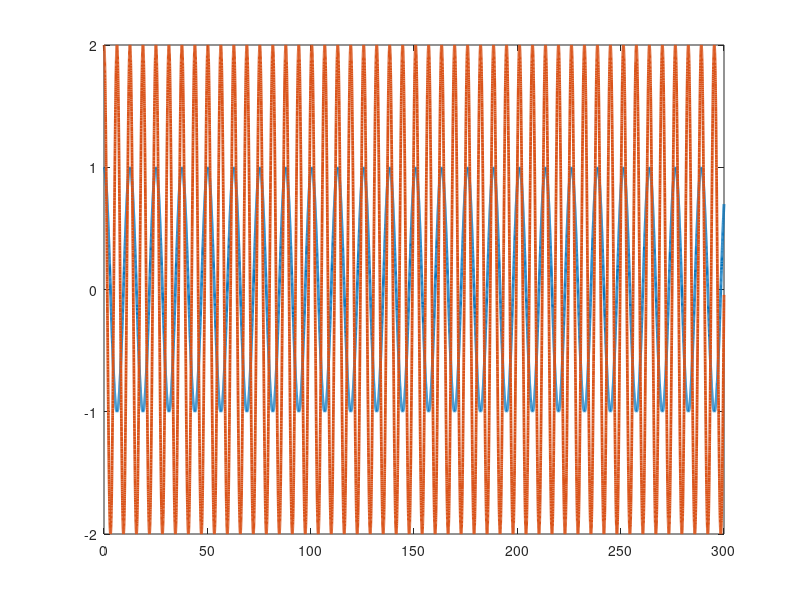

Here is the MATLAB script that generated this plot: (Note: this script raises an error after producing the figure.)
function RiseModular_0
%Set up dynamics for sim


p1       = 3.473;
p2       = 0.196;
p3       = 0.242;
f1       = 5.3;
f2       = 1.1;

theta    = [p1;p2;p3;f1;f2];

% Stacked parameter vector

% Simulation final time
tf   = 300;

% Initial condition vector (X0 must be same size and "form" as X and XDot below)
% (i.e., in this sim, X0 = [e1_0;e2_0;r_0;thetahat_0])

% define e2_0
e2_0     = [3;2];

X0   = [4;10;e2_0;3;2;0.5;1;1.5;2;2.5];



% define uf initial value
uf   = [2;2];

% define ydf initial value
Ydf =  [1;1;1;1;1;1;1;1;1;1];

% define the intergration part in RISE 
Rise_intergrate_1 = [0;0];
Rise_intergrate_2 = [0;0];

% X0   = [X0;uf;Ydf;Rise_intergrate_1;Rise_intergrate_2];
X0   = [X0;Rise_intergrate_1]


% Options for integration function
opts = odeset('RelTol',exp(-3),'AbsTol',exp(-3));

% Integrate (you can send the paramters theta to the dynamics as seen below)
[t,STATES] = ode45(@(t,X) composite_rise1(t,X,theta),[0 tf],X0,opts);

% Set up desired trajectory data for plots (enter desired trajectory for your simulation)
qd = [cos(0.5*t) 2*cos(t)]';

% Parse integrated states (STATES is the same "form" as X0)
% (i.e., in this sim, STATES = [e r thetahat] over all time);
e1  = STATES(:,1:2)';
e2  = STATES(:,3:4)';
r  = STATES(:,5:6)';
thetaHat = STATES(:,7:11)';
Rise_intergrate_1  = STATES(:,12:13)';


% Compute x from e and xd for plotting purposes
q  = -e1 + qd;

% Plot the actual vs desired trajectories
figure(1)
plot(t,qd,'-','LineWidth',2)
hold on
ax = gca;
ax.ColorOrderIndex = 1;
plot(t,q,':','LineWidth',2)
hold off

figure(2)
plot(t,e1,'LineWidth',2)


figure(3)
plot(t,repmat(theta,1,length(t)),':','LineWidth',2)
hold on
ax = gca;
ax.ColorOrderIndex = 1;
plot(t,thetaHat,'-','LineWidth',2)
hold off

index = 0;
global tau;
tau = [];
for i = t'
    index = index+1;
    qd       = [cos(0.5*i);2*cos(i)];
    qdDot    = [-0.5*sin(0.5*i); -2*sin(i)];
    qdDotDot = [-0.25*cos(0.5*i); -2*cos(i)];  
    cd2       = cos(qd(2));
    sd2       = sin(qd(2));
    yd11      = qdDotDot(1); 
    yd12      = qdDotDot(2); 
    yd13      = 2*cd2*qdDotDot(1)+cd2*qdDotDot(2)-sd2*qdDot(2)*qdDot(1)-sd2*(qdDot(1)+qdDot(2))*qdDot(2); %Enter the expression
    yd14      = qdDot(1); 
    yd15      = 0; 
    yd21      = 0; 
    yd22      = qdDotDot(1)+qdDotDot(2); 
    yd23      = cd2*qdDotDot(1)+sd2*qdDot(1)*qdDot(1); 
    yd24      = 0; 
    yd25      = qdDot(2); 
    Yd       = [yd11 yd12 yd13 yd14 yd15;yd21 yd22 yd23 yd24 yd25];
    K        = 5;
    u        = Yd*thetaHat(:,index) + (K+1)*e2(:,index) - (K+1)*e2_0 + Rise_intergrate_1(:,index);
    tau = horzcat(tau,u);
end

tausize = size(tau)
length_ = 1:tausize(2);
figure(4)
plot(length_,tau,'-','LineWidth',2)

thetatilde = thetaHat-repmat(theta,1,length(t));

figure(5)
plot(t,thetatilde,'-','LineWidth',2)

figure(6)
plot(t,sqrt(e1(1,:).^2 + e1(2,:).^2),'-','LineWidth',2)

figure(7)
plot(t,sqrt(thetatilde(1,:).^2 + thetatilde(2,:).^2 ...
    +thetatilde(3,:).^2 + thetatilde(4,:).^2 + ...
    thetatilde(5,:).^2 ),'-','LineWidth',2)




function [XDot] = composite_rise1(t,X,theta)

% Parse parameter vector
p1 = theta(1);
p2 = theta(2);
p3 = theta(3);
f1 = theta(4);
f2 = theta(5);

e2_0     = [3;2];

% Select gains for controller
Ks        = 10; 
% K2       = 25;
a1       = 3; 
a2       = 4;
Beta     = 1; 
%{
gamma = [10 0 0 0 0; ...
    0 1 0 0 0; ...
    0 0 1 0 0; ...
    0 0 0 10 0; ...
    0 0 0 0 1];   
%}

% Desired trajectory and needed derivatives
qd       = [cos(0.5*t);2*cos(t)];
qdDot    = [-0.5*sin(0.5*t); -2*sin(t)];   %Enter the expression
qdDotDot = [-0.25*cos(0.5*t); -2*cos(t)];  %Enter the expression 
qdDotDotDot = [0.125*sin(0.5*t); 2*sin(t)];


% Parse current states (X is the same size and "form" as X0)
% (i.e., in this sim, X = [e;r;thetahat])
e1       = [X(1);X(2)];
e2       = [X(3);X(4)];
r        = [X(5);X(6)];
thetaHat = [X(7);X(8);X(9);X(10);X(11)];
% uf       = [X(12);X(13)];
% Ydf      = [X(14),X(15),X(16),X(17),X(18);X(19),X(20),X(21),X(22),X(23)];
Rise_intergrate_1 = [X(12);X(13)];
% Rise_intergrate_2 = [X(26);X(27)];


% Compute current x and xDot for convenience
q        = -e1 + qd;
qDot     = -e2 + a1*e1 + qdDot;

% Compute cos(x2) and sin(x2) for convenience
c2       = cos(q(2));
s2       = sin(q(2));

% Compute current matrices for the dynamics 
% with interuption interruption Taud
M        = [p1 + 2*p3*c2 p2 + p3*c2;p2 + p3*c2 p2];
Vm       = [-p3*s2*qDot(2) -p3*s2*(qDot(1) + qDot(2));p3*s2*qDot(1) 0];
fd       = [f1 0;0 f2];

Taud     = [0; 0];

% Compute current regression matrix
cd2       = cos(qd(2));
sd2       = sin(qd(2));

yd11      = qdDotDot(1);
yd12      = qdDotDot(2); 
yd13      = 2*cd2*qdDotDot(1)+cd2*qdDotDot(2)-sd2*qdDot(2)*qdDot(1)-sd2*(qdDot(1)+qdDot(2))*qdDot(2); %Enter the expression
yd14      = qdDot(1); 
yd15      = 0; 
yd21      = 0; 
yd22      = qdDotDot(1)+qdDotDot(2);
yd23      = cd2*qdDotDot(1)+sd2*qdDot(1)*qdDot(1); 
yd24      = 0; 
yd25      = qdDot(2); 
Yd       = [yd11 yd12 yd13 yd14 yd15;yd21 yd22 yd23 yd24 yd25];

%{
% Compute differential of regression matrix
ydDot11      = qdDotDotDot(1); 
ydDot12      = qdDotDotDot(2); 
ydDot13      = -2*sd2*qdDot(2)*qdDotDot(1)+2*cd2*qdDotDotDot(1) ...
    -sd2*qdDot(2)*qdDotDot(2) + cd2*qdDotDotDot(2) ...
    -cd2*qdDot(2)*qdDot(2)*qdDot(1) ...
    -sd2*qdDotDot(2)*qdDot(1)-sd2*qdDot(2)*qdDotDot(1) ...
    -cd2*qdDot(2)*(qdDot(1)+qdDot(2))*qdDot(2) ...
    -sd2*(qdDotDot(1)+qdDotDot(2))*qdDot(2) ...
    -sd2*(qdDot(1)+qdDot(2))*qdDotDot(2);
ydDot14      = qdDotDot(1);
ydDot15      = 0; 
ydDot21      = 0; 
ydDot22      = qdDotDotDot(1)+qdDotDotDot(2); 
ydDot23      = -sd2*qdDot(2)*qdDotDot(1) ...
    + cd2*qdDotDotDot(1) ...
    + cd2*qdDot(2)*qdDot(1)*qdDot(1) ...
    + 2*sd2*qdDotDot(1)*qdDot(1);
ydDot24      = 0; 
ydDot25      = qdDotDot(2); 
YdDot       = [ydDot11 ydDot12 ydDot13 ydDot14 ydDot15;ydDot21 ydDot22 ydDot23 ydDot24 ydDot25];
%}

% Design RISE term
Rise_intergrate_1_Dot = (Ks+1)*a2*e2 + Beta*sign(e2);
miu1 = (Ks+1)*e2 - (Ks+1)*e2_0 + Rise_intergrate_1;

% Design input u
u = Yd*thetaHat + miu1;
e1Dot = e2 - a1*e1;
e2Dot = a1*e1Dot - M\(-Vm * qDot -fd*qDot + u - Taud) + qdDotDot;

% In this problem, we don't use rDot, but we suppose we can get 
% thetahatdot, and intergration of r can be approached with e2,
% and e2 is known. So in this case, we just use r for simplicty.
rDot = [0;0];  
r = e2Dot + a2*e2;

%% Design thetaHatDot

%{
Ydf_dot = Beta*Yd -Beta*Ydf;
uf_dot = Beta*u - Beta*uf;

ufhat = Ydf*thetaHat + Rise_intergrate_2;
E = uf - ufhat;
thetaHatDot = gamma*YdDot'*r + gamma*Ydf_dot'*E;
Rise_intergrate_2_Dot = K2*E + Beta*sign(E);
%}

thetaHatDot = [cos(t);cos(t);cos(t);cos(t);cos(t)];

t

%%
% Ydf_dot = reshape(Ydf_dot',[10,1]);
XDot        = [e1Dot;e2Dot;rDot;thetaHatDot; ...
    Rise_intergrate_1_Dot];
